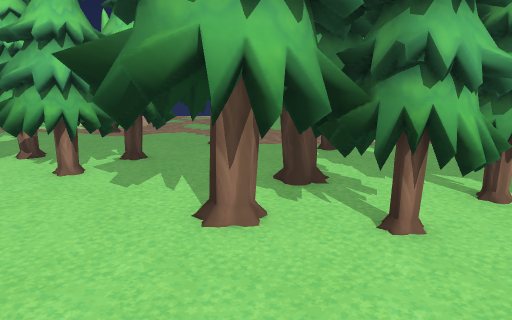
View 1 (above)

24 first-person views from a walk through a 3-D level made in the Unity game engine. The camera is 1.3 m above the floor, tilts 12° down and sees 70° across. The floor is counted in squares, 0.5 m on a side. Each view is taken from the middle of a square. On the plan, view 1 faces up. The plan holds only what a view shows up to about 20 squares ahead; the rest is blank. The place goes on beyond the plan. Some animated figures are left out.

View 2
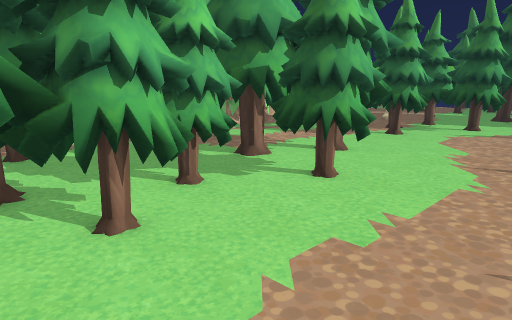

View 3
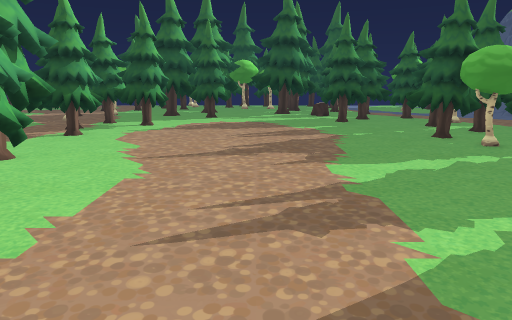

View 4
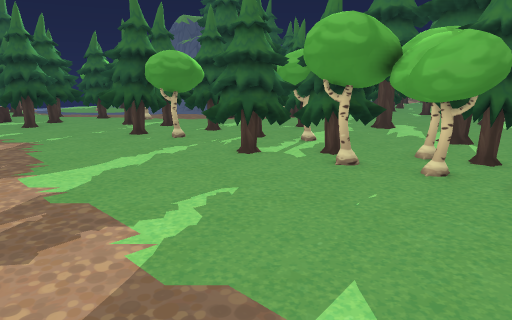

View 5
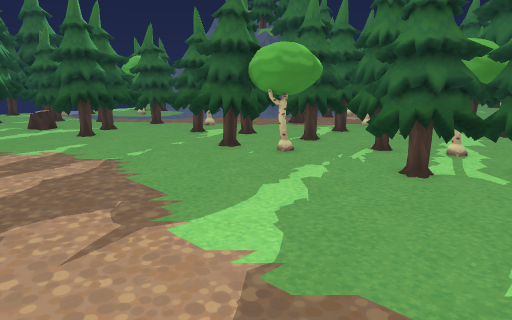

View 6
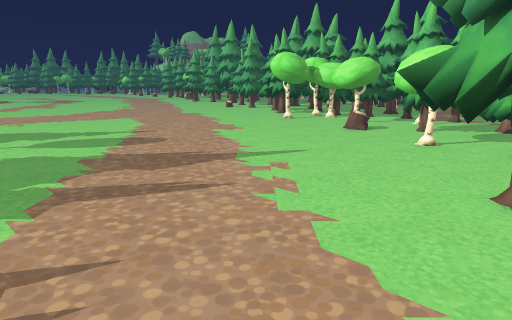

View 7
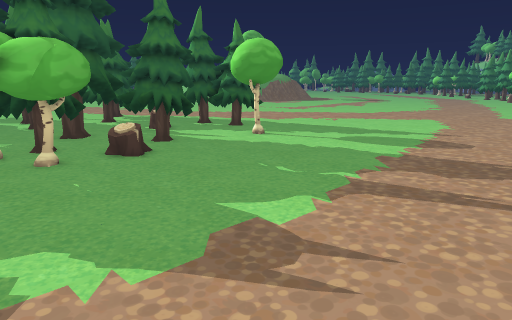

View 8
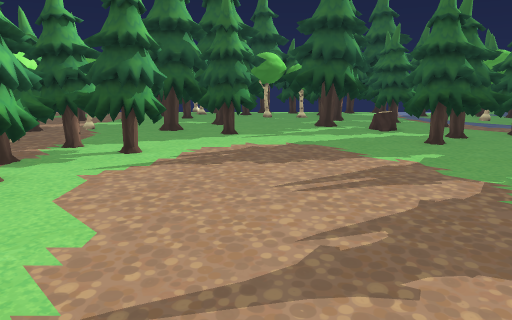

View 9
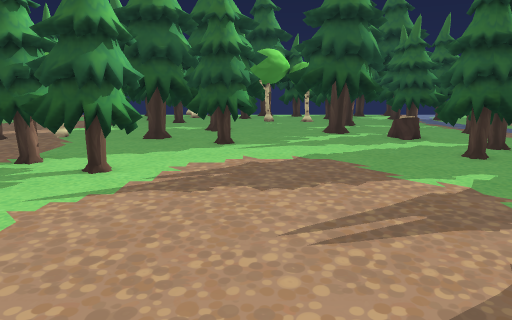

View 10
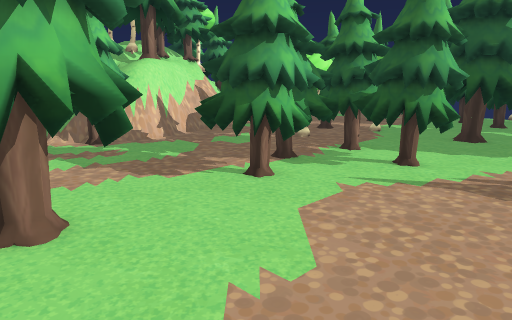

View 11
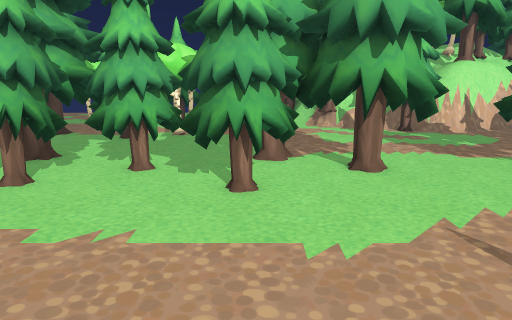

View 12
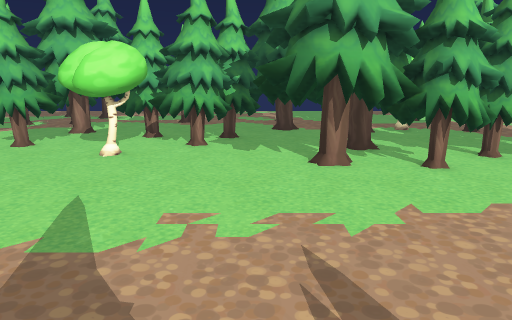

View 13
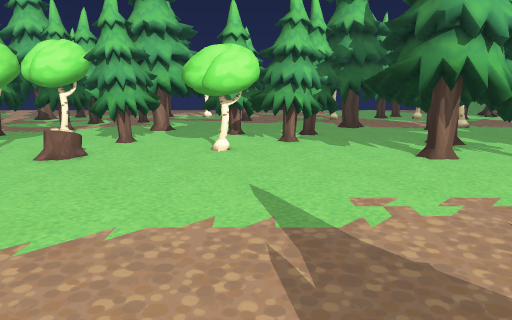

View 14
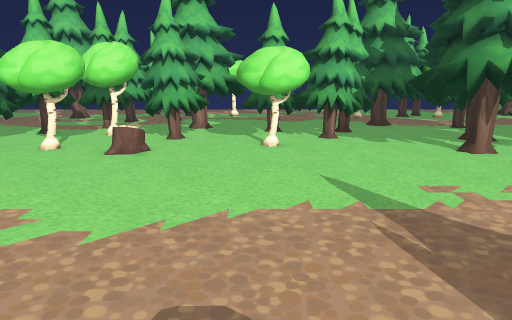

View 15
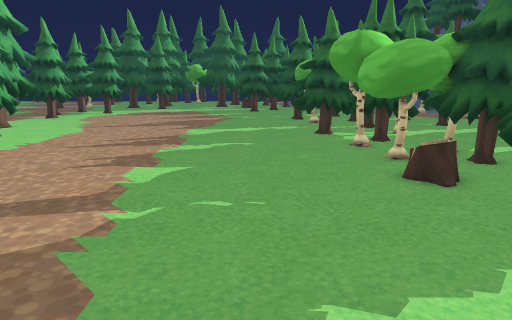

View 16
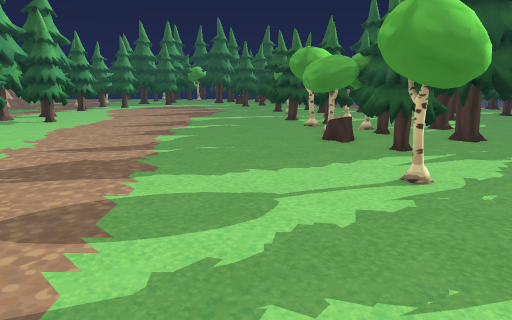

View 17
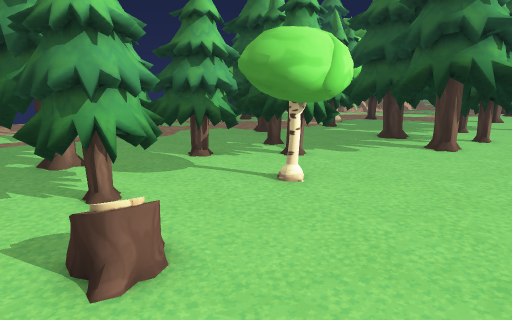

View 18
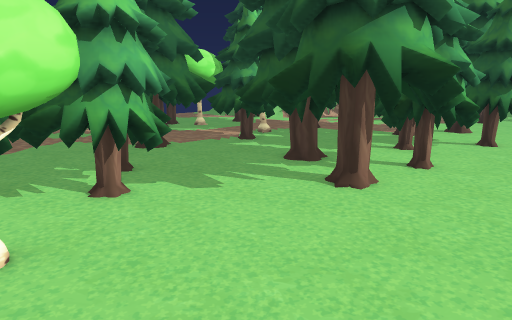

View 19
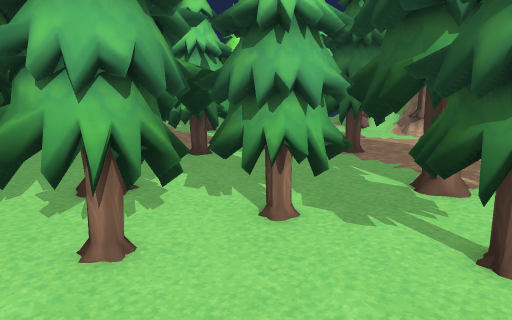

View 20
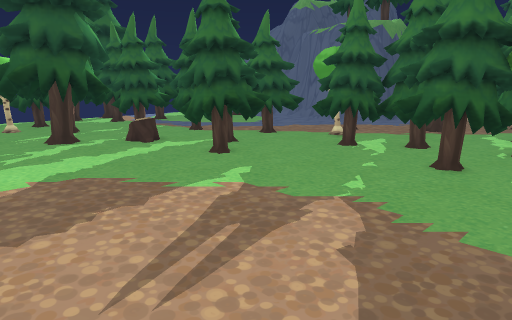

View 21
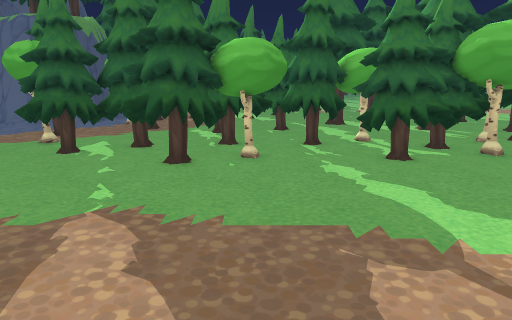

View 22
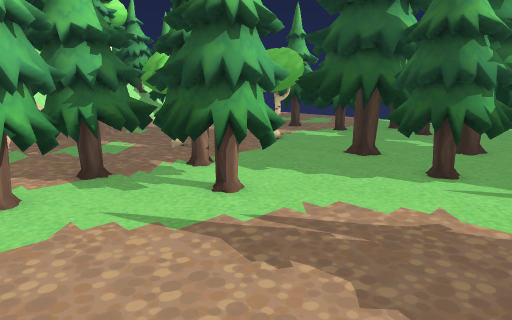

View 23
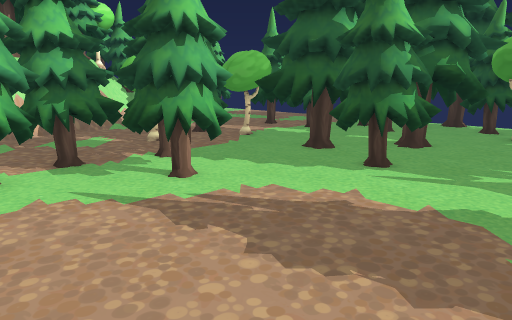

View 24
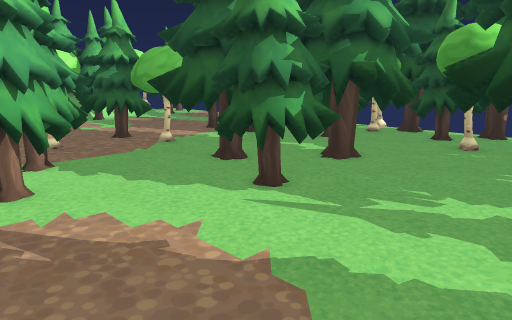

### Floor plan
Key: @ floor where view 1 was taken; # wall or solid block; . floor; = window, fence, low wall or low ledge; T tree; S stump; O other object.
Columns run from 16 left of view 1 to 33 right of it. Each row starts with its distance up from view 1.
 14 # TTTTTT   T TTTTTTTT## TTT................TT
 13 #.TTTTTTTTTTTT....TTT.... ..............#  TTTT..
 12 ##.  TTTTTTTTT..TTT .....   ............### TTT..
 11 ##TTTT.TTTTTTT.TTTTTT..TT    .......TT .######  .
 10 ##TTTT   TTTT..TTTTTT..TTTT TT ...T TTTTT  .### .
  9 #.TTT.##  TT...TTTTTTTTTTT TT T..TTT TTTTT.. ##...
  8 #.....####... TTTTTTTTTTTTTTTTT..TTTTTTTTTT.TT  ..
  7 #.O....###...TTTTTTTTTT.T TTTTT..TTT..TT T.TTTTT..
  6 #............TTTTTTTT..TTTTTTT.......TTTT..TTTT ..
  5 ..............TTTTTTT...TTT...........TTT..TTTT TT
  4 ...............T......................TT...TT  TTT
  3 ..........................................TTT TTTT
  2 ...........................................TTTTTTT
  1  ..........................................TTT.TTT
  0   ..............@................................
 -1   ............................................TTT
 -2    ..........................................TTTTT
 -3 .............................................TTTTO
 -4 .............................................TTTTO
 -5  .......................................TT....TTTO
 -6   .....................................TTTT..O ..O
 -7    ....................................TTTTT....TT
 -8 .  ...............................T....TTT T ...TT
 -9    ......................TTT....TTTT.....TTT .TTTT
-10    .................####TTTT..###TTT..TT.TT  .TTT
-11    ......##.......#######TTT..###TTT.TTT..TTT
-12    .....####..TT.S######TTTTTT###. TTTTT =TTT
-13       ..####.TTTT.TT###TTT##TTTTTTTTTTT ##TT

Positions as (right, up) in squares from view 1, and headings:
1: (0, 0), facing up
2: (0, 0), facing up-right
3: (0, -1), facing right
4: (0, -1), facing down-right
5: (6, 0), facing down-right
6: (7, 1), facing left
7: (7, 1), facing down-left
8: (9, 1), facing right
9: (12, 1), facing right
10: (11, 1), facing up-right
11: (9, -3), facing up
12: (-3, -5), facing up
13: (-7, -6), facing up
14: (-9, -7), facing up
15: (-9, -7), facing right
16: (-16, -8), facing right
17: (-16, 2), facing up-right
18: (-9, 2), facing up-right
19: (5, 1), facing up
20: (14, 2), facing down-right
21: (15, 2), facing down
22: (17, -1), facing up-right
23: (17, -3), facing up-right
24: (21, -4), facing up-right
